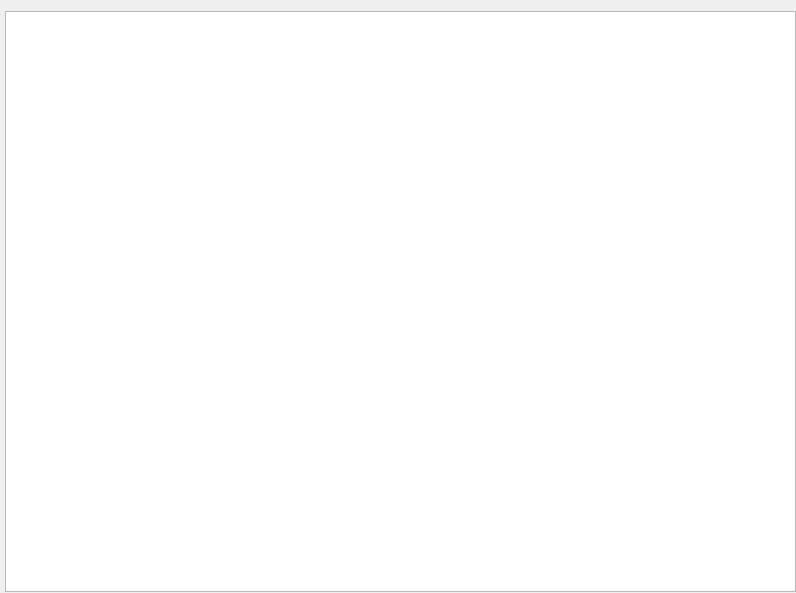
<?xml version="1.0" encoding="UTF-8"?>
<ui version="4.0">
 <class>Plots</class>
 <widget class="QWidget" name="Plots">
  <property name="geometry">
   <rect>
    <x>0</x>
    <y>0</y>
    <width>796</width>
    <height>593</height>
   </rect>
  </property>
  <property name="windowTitle">
   <string>Form</string>
  </property>
  <widget class="QGraphicsView" name="graphicsView">
   <property name="geometry">
    <rect>
     <x>5</x>
     <y>11</y>
     <width>791</width>
     <height>581</height>
    </rect>
   </property>
  </widget>
 </widget>
 <resources/>
 <connections/>
</ui>
